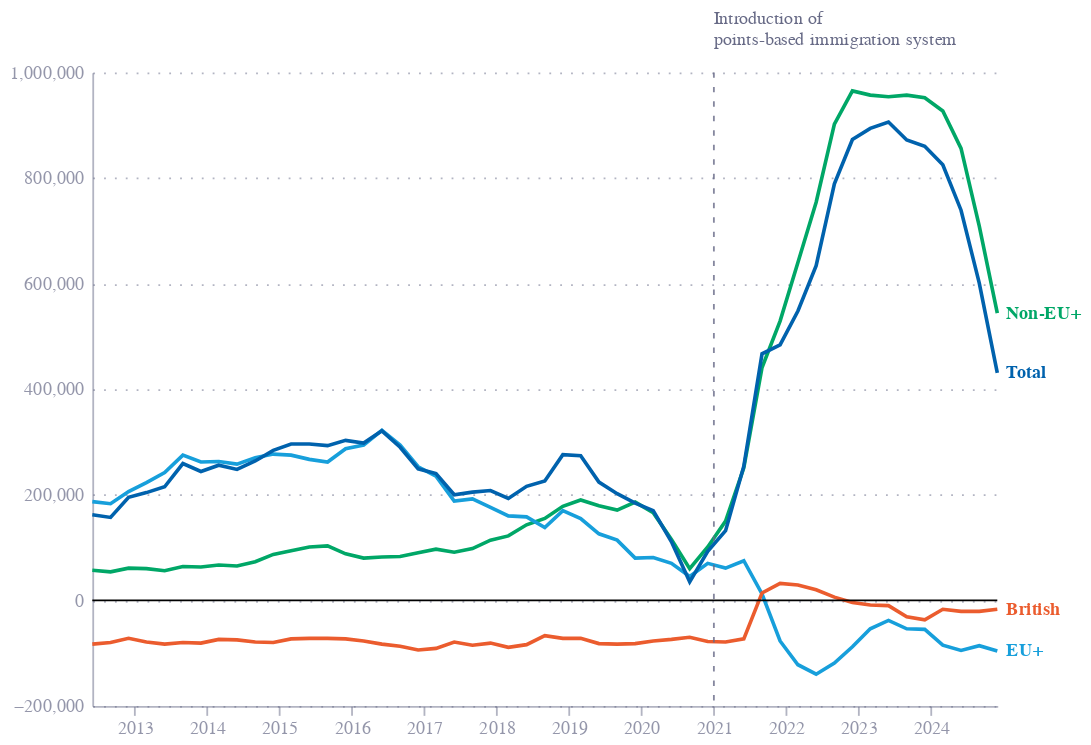

The code cell stored with this chart in its notebook:
### Code cell
df = pd.read_excel("datadownload.xlsx", skiprows=13)
def strip_date(x):
    x = x.replace("YE", "").replace("R", "").replace("P", "")
    x = x.strip()
    if x.startswith("YE"):
        x = x[2:].strip()
    return pd.to_datetime(x, format="%b %y")
df['date'] = df['Period'].apply(strip_date)
df = df.drop(columns=['Period'])
df = df.melt(id_vars=['date'], var_name='series', value_name='value')
df['label'] = np.where(df.date == df.date.max(), df.series, "")

events = [
    {
        "date": "2021-01-01",
        "label": "Introduction of\npoints-based immigration system",
    }
]

base = alt.Chart(df).encode(
    x=alt.X("date:T", title=""),
    y=alt.Y("value:Q", title=""),
    color=alt.Color("series:N", title="Series", legend=None, scale=alt.Scale(reverse=True)),
)

lines = base.mark_line().encode()

end_labels = base.mark_text(
    align='left',
    dx=5,
    fontSize=10,
    fontWeight='bold',
    color='black'
).encode(
    text=alt.Text("label:N")
).transform_filter(
    alt.datum.label != ""
)

zero_rule = alt.Chart(pd.DataFrame({
    "y": [0],
})).mark_rule(color='black', strokeDash=[1, 0]).encode(
    y=alt.Y("y:Q", title=""),
)

events_df = pd.DataFrame(events)
events_df['label'] = events_df['label'].apply(lambda x: x.split("\n"))

event_rules = alt.Chart(events_df).mark_rule(
    strokeDash=[3,5],
    opacity=0.8,
    color='#676A86').encode(
    x=alt.X("date:T", title=""),
)

event_label = alt.Chart(events_df).mark_text(
    align='left',
    fontSize=10,
    color='#676A86'
).encode(
    x=alt.X("date:T", title=""),
    y=alt.value(-30),
    text=alt.Text("label:N"),
)

chart = end_labels + lines + zero_rule + event_rules + event_label

chart = chart.properties(
    width=500,
    height=350
)

chart.save("chart.png", scale_factor=5)
chart.save("chart.svg", scale_factor=5)
chart.save("chart.json")
chart

### Figure 1 — Vega-Lite specification as saved in the notebook (floating-point values rounded to 4 significant figures; data arrays with more than 128 entries replaced by an {"elided": "..."} marker saying what was removed)
{"config": {"font": "Circular Std", "mark": {"line": {"interpolate": "monotone"}}, "view": {"stroke": "transparent", "width": 400, "height": 300}, "range": {"category": ["hsl(179, 54%, 46%)", "hsl(347, 80%, 52%)", "hsl(43, 89%, 61%)", "hsl(206, 100%, 34%)", "#00A767", "#179FDB", "#EB5C2E"], "diverging": ["#E6224B", "#E54753", "#C9C9C9", "#179FDB", "#122B39"], "heatmap": ["#C9C9C9", "#179FDB", "#0063AF", "#122B39"], "ordinal": ["#00A767", "#36B7B4", "#179FDB", "#0063AF", "#243B5A"]}, "axisX": {"domainColor": "#676A86", "domainOpacity": 0.5, "grid": false, "labelAngle": 0, "labelColor": "#676A86", "labelOpacity": 0.7, "orient": "bottom", "tickColor": "#676A86", "tickCount": 10, "tickOpacity": 0.5, "title": false, "titleAlign": "center", "titleAnchor": "middle", "titleColor": "#676A86", "titleFontSize": 12, "titleOpacity": 0.8, "titleY": -15}, "axisY": {"domainColor": "#676A86", "domainOpacity": 0.5, "gridColor": "#676A86", "gridDash": [1, 5], "gridOpacity": 0.5, "labelColor": "#676A86", "labelOpacity": 0.7, "labelPadding": 5, "tickColor": "#676A86", "tickCount": 8, "tickOpacity": 0.5, "ticks": false, "titleAlign": "left", "titleAngle": 0, "titleBaseline": "bottom", "titleColor": "#676A86", "titleFontSize": 12, "titleOpacity": 0.8, "titleX": 0, "titleY": -7}}, "layer": [{"mark": {"type": "text", "align": "left", "color": "black", "dx": 5, "fontSize": 10, "fontWeight": "bold"}, "encoding": {"color": {"field": "series", "legend": null, "scale": {"reverse": true}, "title": "Series", "type": "nominal"}, "text": {"field": "label", "type": "nominal"}, "x": {"field": "date", "title": "", "type": "temporal"}, "y": {"field": "value", "title": "", "type": "quantitative"}}, "transform": [{"filter": "(datum.label !== '')"}]}, {"mark": {"type": "line"}, "encoding": {"color": {"field": "series", "legend": null, "scale": {"reverse": true}, "title": "Series", "type": "nominal"}, "x": {"field": "date", "title": "", "type": "temporal"}, "y": {"field": "value", "title": "", "type": "quantitative"}}}, {"data": {"name": "data-a0a55d106695e8d630baff0f16eee66d"}, "mark": {"type": "rule", "color": "black", "strokeDash": [1, 0]}, "encoding": {"y": {"field": "y", "title": "", "type": "quantitative"}}}, {"data": {"name": "data-3d14dfc1d57c43f70770a7d112aeef68"}, "mark": {"type": "rule", "color": "#676A86", "opacity": 0.8, "strokeDash": [3, 5]}, "encoding": {"x": {"field": "date", "title": "", "type": "temporal"}}}, {"data": {"name": "data-3d14dfc1d57c43f70770a7d112aeef68"}, "mark": {"type": "text", "align": "left", "color": "#676A86", "fontSize": 10}, "encoding": {"text": {"field": "label", "type": "nominal"}, "x": {"field": "date", "title": "", "type": "temporal"}, "y": {"value": -30}}}], "data": {"name": "data-4f72506698737b05d07b9b3cca36969f"}, "height": 350, "width": 500, "$schema": "https://vega.github.io/schema/vega-lite/v5.20.1.json", "datasets": {"data-4f72506698737b05d07b9b3cca36969f": {"elided": "204 records"}, "data-a0a55d106695e8d630baff0f16eee66d": [{"y": 0}], "data-3d14dfc1d57c43f70770a7d112aeef68": [{"date": "2021-01-01", "label": ["Introduction of", "points-based immigration system"]}]}}
